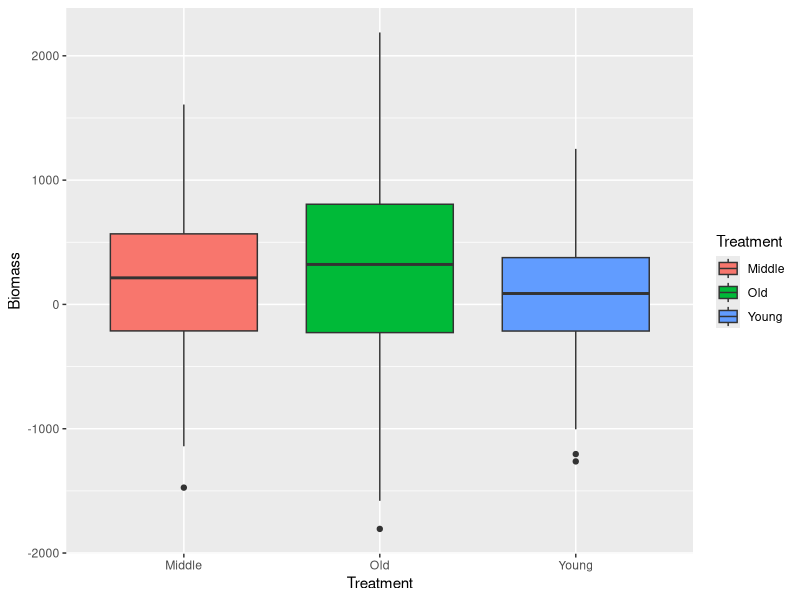
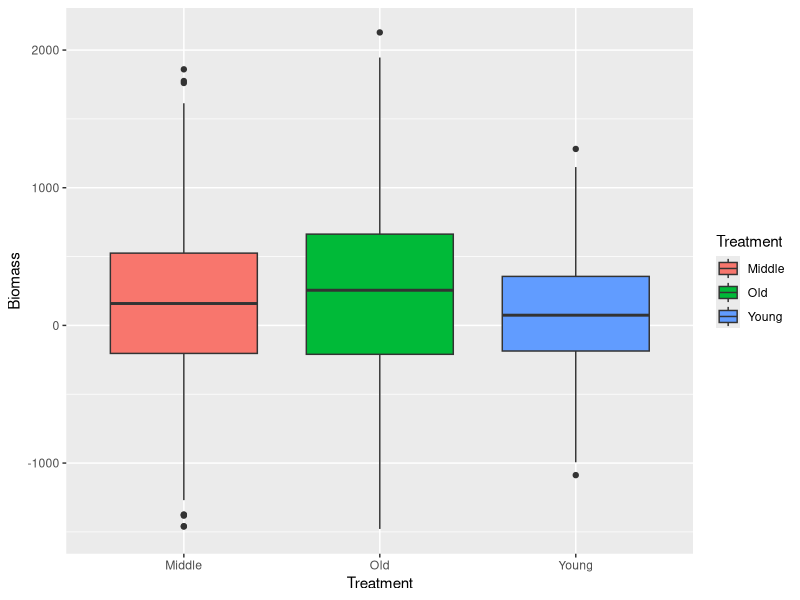
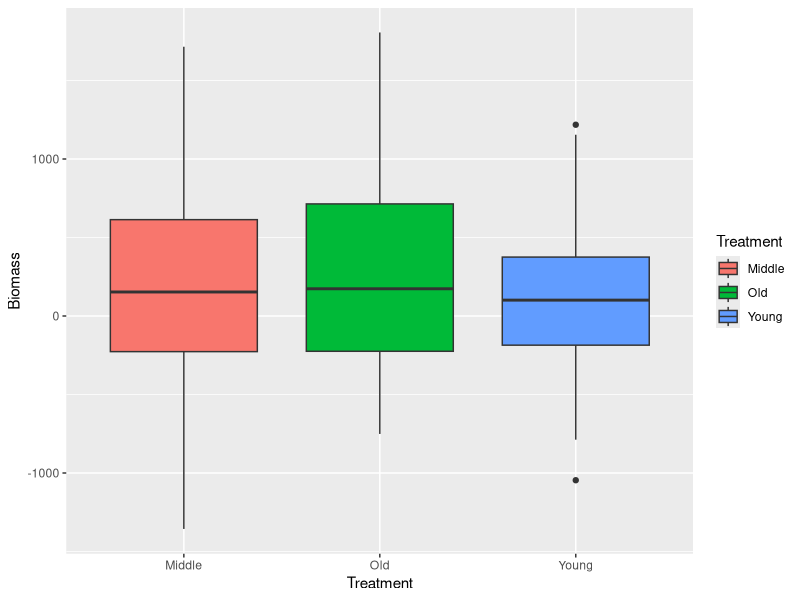
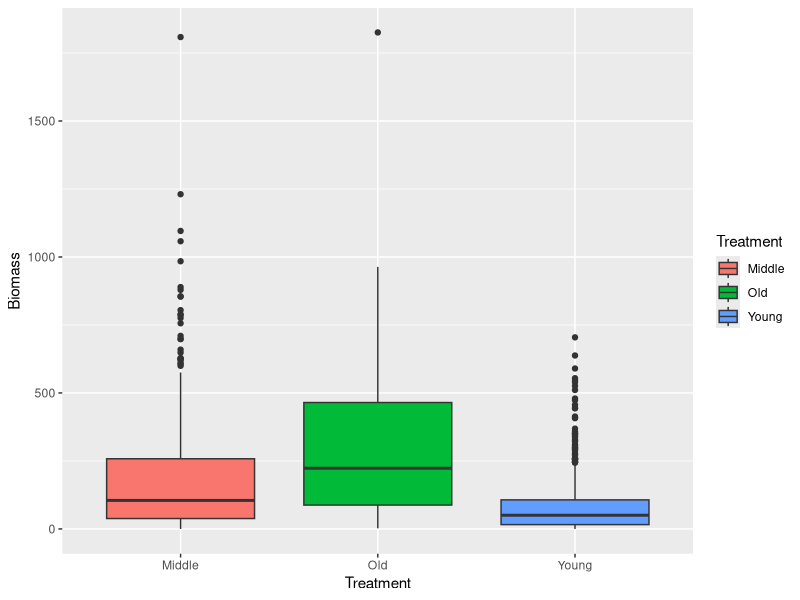
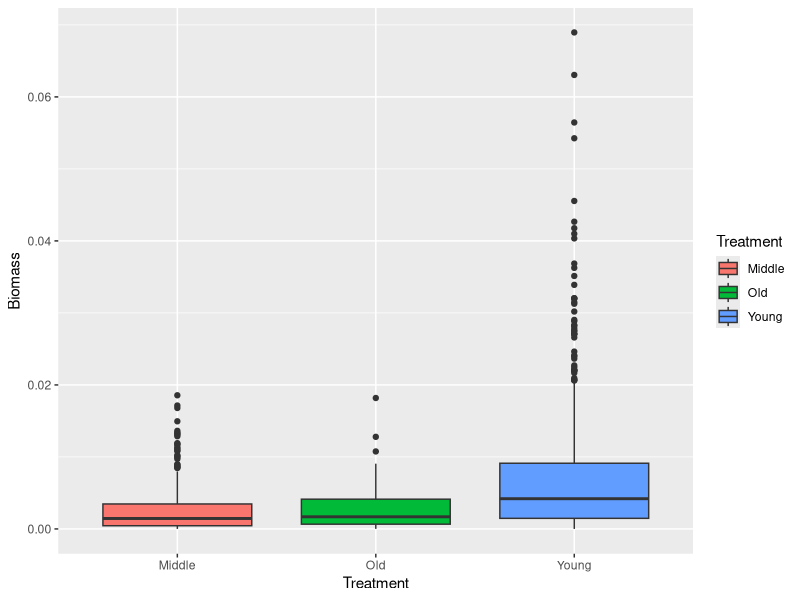
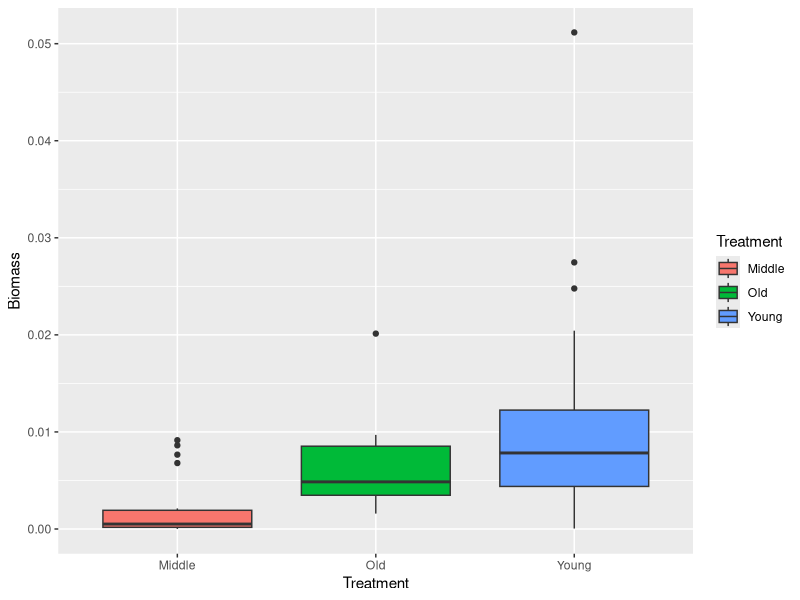

Reproduce these figures in R, in order.
## ---- chunk 1
library(ggplot2)
library(tidyverse)
library(MASS)

z <- read.table("AbovegroundData.csv",header=TRUE,sep=",", stringsAsFactors=FALSE)

#add ID column, index age and biomass to new dataframe
z <- data.frame(1:nrow(z),z$Age, z$AGB) 
names(z) <- list("ID","Age","Biomass")


#change Age's with OG to 200
#OG meant they were too old to detemine an age
#we will put in age of 200
z <- z %>%
  mutate(Age = str_replace(Age, "OG", "200"))



#change age from char to int
z$Age <- as.numeric(as.character(z$Age))

#see summary
summary(z)
## ---- chunk 2
#Can group ages into treatments
#0-20 is young
#21-199 is middle
#200+ is old
z <- split(z, cut(z$Age, c(0,20,199,200), include.lowest = TRUE))
## ---- chunk 3
#Now that they're split here are their summary stats
#Group Young
young_num <- length(z$`[0,20]`$Biomass)
young_mean <- mean(z$`[0,20]`$Biomass)
young_var <- var(z$`[0,20]`$Biomass)/20

#Group Middle
middle_num <- length(z$`(20,199]`$Biomass)
middle_mean <- mean(z$`(20,199]`$Biomass)
middle_var <- var(z$`(20,199]`$Biomass)/90

#Group Old
old_num <- length(z$`(199,200]`$Biomass)
old_mean <- mean(z$`(199,200]`$Biomass)
old_var <- var(z$`(199,200]`$Biomass)/100

#The variation of the groups were very large. To make the data actually significantly different I had to lessen the variation.
#-------------- Creating Simulated (Radnom) Data --------------
#First run the number of simulated data points needed 
#for each treatment group
young_data <- rnorm(young_num, young_mean, young_var)

middle_data <- rnorm(middle_num, middle_mean, middle_var)

old_data <- rnorm(old_num, old_mean, old_var)

#combine the treatment randomly generated biomass
#into one vector
vec_biomass <- c(young_data, middle_data, old_data)

#make vector to hold the treatment name
vec_treatment <- c(rep("Young", young_num), rep("Middle", middle_num), rep("Old", old_num))

#Create the data frame and give it names
rand_data <- data.frame(1:(young_num+middle_num+old_num),
                        vec_treatment, vec_biomass)
names(rand_data) <- list("ID", "Treatment", "Biomass")
head(rand_data)
## ---- chunk 4
#-------------- Make Model and PLot ---------------
#Here we will make an ANOVA test and plot
ANOmodel <- aov(Biomass~Treatment,data=rand_data)
print(summary(ANOmodel))

ANOplot <- ggplot(data=rand_data, aes(x=Treatment, y=Biomass,
                                      fill = Treatment)) +
  geom_boxplot()
print(ANOplot)
## ---- chunk 5
young_data1 <- rnorm(young_num, middle_mean-70, young_var)
middle_data1 <- rnorm(middle_num, middle_mean, middle_var)
old_data1 <- rnorm(old_num, middle_mean+70, old_var)

#combine the treatment randomly generated biomass
#into one vector
vec_biomass1 <- c(young_data1, middle_data1, old_data1)

#Create the data frame and give it names
rand_data1 <- data.frame(1:(young_num+middle_num+old_num),
                        vec_treatment, vec_biomass1)
names(rand_data1) <- list("ID", "Treatment", "Biomass")

#Here we will make an ANOVA test and plot
ANOmodel <- aov(Biomass~Treatment,data=rand_data1)
print(summary(ANOmodel))

ANOplot <- ggplot(data=rand_data1, aes(x=Treatment, y=Biomass,
                                      fill = Treatment)) +
  geom_boxplot()
print(ANOplot)
## ---- chunk 6
#-------------- Testing Sample Size ---------------
#try to simulate data with smaller to see the minimum sample size needed to still have significant results
young_data2 <- rnorm(ceiling(young_num/2.7), young_mean, young_var)
middle_data2 <- rnorm(ceiling(middle_num/2.7), middle_mean, middle_var)
old_data2 <- rnorm(ceiling(old_num/2.7), old_mean, old_var)

#combine the treatment randomly generated biomass
#into one vector
vec_biomass2 <- c(young_data2, middle_data2, old_data2)
vec_treatment2 <- c(rep("Young", ceiling(young_num/2.7)), rep("Middle", ceiling(middle_num/2.7)), rep("Old", ceiling(old_num/2.7)))

#Create the data frame and give it names
rand_data2 <- data.frame(1:(ceiling(young_num/2.7)+ceiling(middle_num/2.7)+ceiling(old_num/2.7)),
                         vec_treatment2, vec_biomass2)
names(rand_data2) <- list("ID", "Treatment", "Biomass")

#Here we will make an ANOVA test and plot
ANOmodel <- aov(Biomass~Treatment,data=rand_data2)
print(summary(ANOmodel))

ANOplot <- ggplot(data=rand_data2, aes(x=Treatment, y=Biomass,
                                       fill = Treatment)) +
  geom_boxplot()
print(ANOplot)

## ---- chunk 7
z <- read.table("AbovegroundData.csv",header=TRUE,sep=",", stringsAsFactors=FALSE)

#add ID column, index age and biomass to new dataframe
z <- data.frame(1:nrow(z),z$Age, z$AGB) 
names(z) <- list("ID","Age","Biomass")


#change Age's with OG to 200
#OG meant they were too old to detemine an age
#we will put in age of 200
z <- z %>%
  mutate(Age = str_replace(Age, "OG", "200"))



#change age from char to int
z$Age <- as.numeric(as.character(z$Age))

#see summary
summary(z)

#Can group ages into treatments
#0-20 is young
#21-199 is middle
#200+ is old
z <- split(z, cut(z$Age, c(0,20,199,200), include.lowest = TRUE))

#Now that they're split here are their summary stats
#Group Young
young_num <- length(z$`[0,20]`$Biomass)
young_mean <- mean(z$`[0,20]`$Biomass)
young_var <- var(z$`[0,20]`$Biomass)

#Group Middle
middle_num <- length(z$`(20,199]`$Biomass)
middle_mean <- mean(z$`(20,199]`$Biomass)
middle_var <- var(z$`(20,199]`$Biomass)

#Group Old
old_num <- length(z$`(199,200]`$Biomass)
old_mean <- mean(z$`(199,200]`$Biomass)
old_var <- var(z$`(199,200]`$Biomass)
## ---- chunk 8
young_shape <- (young_mean^2)/young_var
young_scale <- young_var/young_mean
young_data <- rgamma(young_num, shape = young_shape,
                     scale = young_scale)

middle_shape <- (middle_mean^2)/middle_var
middle_scale <- middle_var/middle_mean
middle_data <- rgamma(middle_num, shape = middle_shape,
                     scale = middle_scale)


old_shape <- (old_mean^2)/old_var
old_scale <- old_var/old_mean
old_data <- rgamma(old_num, shape = old_shape,
                     scale = old_scale)
## ---- chunk 9
#combine the treatment randomly generated biomass
#into one vector
vec_biomass <- c(young_data, middle_data, old_data)

#make vector to hold the treatment name
vec_treatment <- c(rep("Young", young_num), rep("Middle", middle_num), rep("Old", old_num))

#Create the data frame and give it names
rand_data <- data.frame(1:(young_num+middle_num+old_num),
                        vec_treatment, vec_biomass)
names(rand_data) <- list("ID", "Treatment", "Biomass")
head(rand_data)
## ---- chunk 10
#Here we will make an ANOVA test and plot
ANOmodel <- aov(Biomass~Treatment,data=rand_data)
print(summary(ANOmodel))

ANOplot <- ggplot(data=rand_data, aes(x=Treatment, y=Biomass,
                                      fill = Treatment)) +
  geom_boxplot()
print(ANOplot)

## ---- chunk 11
#try to simulate data with same mean
young_data1 <- rgamma(young_num, middle_shape, young_scale)
middle_data1 <- rgamma(middle_num, middle_shape, middle_scale)
old_data1 <- rgamma(old_num, middle_shape, old_scale)

#combine the treatment randomly generated biomass
#into one vector
vec_biomass1 <- c(young_data1, middle_data1, old_data1)

#Create the data frame and give it names
rand_data1 <- data.frame(1:(young_num+middle_num+old_num),
                         vec_treatment, vec_biomass1)
names(rand_data1) <- list("ID", "Treatment", "Biomass")

#Here we will make an ANOVA test and plot
ANOmodel <- aov(Biomass~Treatment,data=rand_data1)
print(summary(ANOmodel))

ANOplot <- ggplot(data=rand_data1, aes(x=Treatment, y=Biomass,
                                       fill = Treatment)) +
  geom_boxplot()
print(ANOplot)
## ---- chunk 12
#try to simulate data with smaller sample sizes to see the minimum sample size needed to still have significant results
young_data2 <- rgamma(ceiling(young_num/19), young_shape, young_scale)
middle_data2 <- rgamma(ceiling(middle_num/19), middle_shape, middle_scale)
old_data2 <- rgamma(ceiling(old_num/19), old_shape, old_scale)

#combine the treatment randomly generated biomass
#into one vector
vec_biomass2 <- c(young_data2, middle_data2, old_data2)
vec_treatment2 <- c(rep("Young", ceiling(young_num/19)), rep("Middle", ceiling(middle_num/19)), rep("Old", ceiling(old_num/19)))

#Create the data frame and give it names
rand_data2 <- data.frame(1:length(vec_treatment2),
                         vec_treatment2, vec_biomass2)
names(rand_data2) <- list("ID", "Treatment", "Biomass")

#Here we will make an ANOVA test and plot
ANOmodel <- aov(Biomass~Treatment,data=rand_data2)
print(summary(ANOmodel))

ANOplot <- ggplot(data=rand_data2, aes(x=Treatment, y=Biomass,
                                       fill = Treatment)) +
  geom_boxplot()
print(ANOplot)
